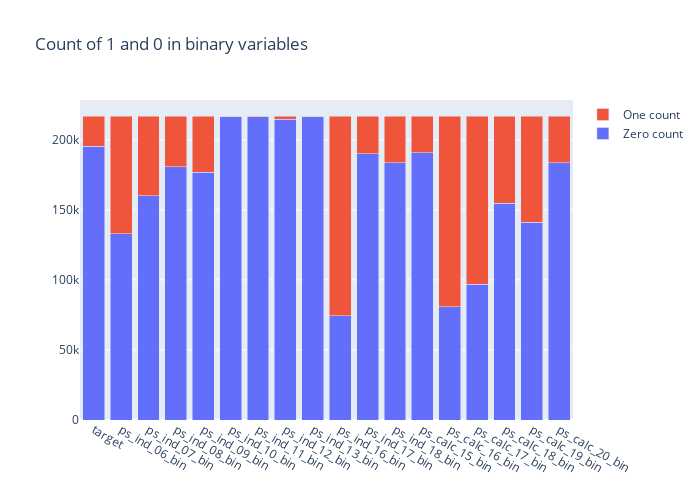

This figure's notebook cell:
### Markdown cell above
<b>method1</b>

### Code cell
trace1 = go.Bar(x = v.index, y = zero_lst, name = 'Zero count')
trace2 = go.Bar(x=v.index, y=one_lst, name='One count')

data = [trace1, trace2]

layout = go.Layout(barmode='stack', title='Count of 1 and 0 in binary variables', width=700, height=500)

fig = go.Figure(data=data, layout=layout)
py.iplot(fig, filename='stacked-bar')

### Figure 1 — Plotly figure (JSON) as saved in the notebook; plotly's stock layout.template omitted (floating-point values rounded to 4 significant figures)
{"data": [{"name": "Zero count", "type": "bar", "x": ["target", "ps_ind_06_bin", "ps_ind_07_bin", "ps_ind_08_bin", "ps_ind_09_bin", "ps_ind_10_bin", "ps_ind_11_bin", "ps_ind_12_bin", "ps_ind_13_bin", "ps_ind_16_bin", "ps_ind_17_bin", "ps_ind_18_bin", "ps_calc_15_bin", "ps_calc_16_bin", "ps_calc_17_bin", "ps_calc_18_bin", "ps_calc_19_bin", "ps_calc_20_bin"], "y": [195246, 132940, 160082, 180831, 176967, 216844, 216543, 214775, 216734, 74258, 189934, 183692, 190634, 80758, 96798, 154770, 141158, 183750]}, {"name": "One count", "type": "bar", "x": ["target", "ps_ind_06_bin", "ps_ind_07_bin", "ps_ind_08_bin", "ps_ind_09_bin", "ps_ind_10_bin", "ps_ind_11_bin", "ps_ind_12_bin", "ps_ind_13_bin", "ps_ind_16_bin", "ps_ind_17_bin", "ps_ind_18_bin", "ps_calc_15_bin", "ps_calc_16_bin", "ps_calc_17_bin", "ps_calc_18_bin", "ps_calc_19_bin", "ps_calc_20_bin"], "y": [21694, 84000, 56858, 36109, 39973, 96, 397, 2165, 206, 142682, 27006, 33248, 26306, 136182, 120142, 62170, 75782, 33190]}], "layout": {"barmode": "stack", "height": 500, "title": {"text": "Count of 1 and 0 in binary variables"}, "width": 700}}
